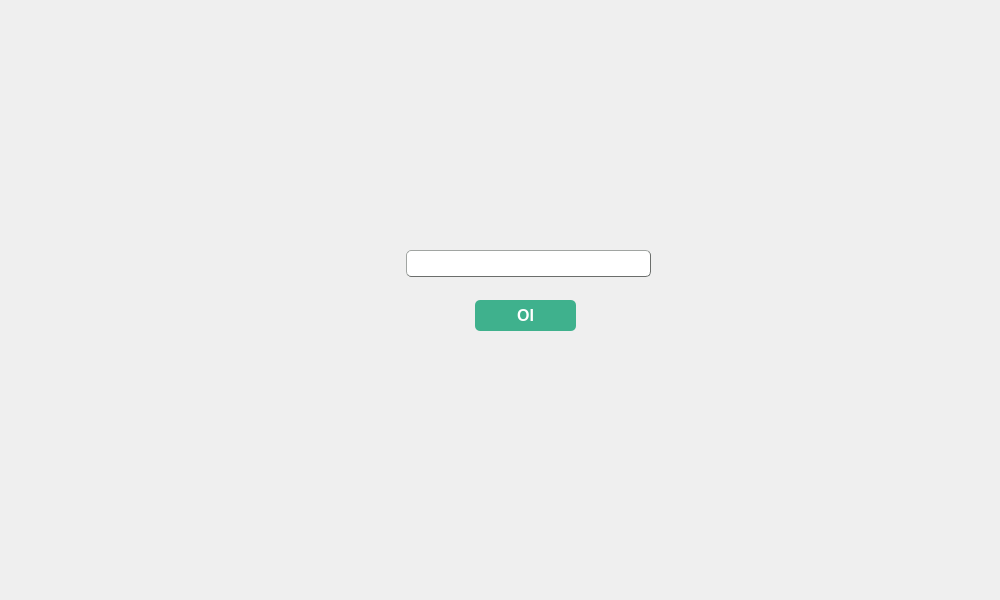
<?xml version="1.0" encoding="UTF-8"?>
<ui version="4.0">
 <class>MainWindow</class>
 <widget class="QMainWindow" name="MainWindow">
  <property name="geometry">
   <rect>
    <x>0</x>
    <y>0</y>
    <width>1000</width>
    <height>600</height>
   </rect>
  </property>
  <property name="windowTitle">
   <string>MainWindow</string>
  </property>
  <widget class="QWidget" name="centralwidget">
   <widget class="QPushButton" name="nome_do_botao">
    <property name="geometry">
     <rect>
      <x>475</x>
      <y>300</y>
      <width>101</width>
      <height>31</height>
     </rect>
    </property>
    <property name="font">
     <font>
      <pointsize>12</pointsize>
      <weight>75</weight>
      <bold>true</bold>
     </font>
    </property>
    <property name="cursor">
     <cursorShape>PointingHandCursor</cursorShape>
    </property>
    <property name="styleSheet">
     <string notr="true">QPushButton {
font: 75 12pt &quot;MS Shell Dlg 2&quot;;
font-weight: bold;
color: #FFFFFF;

background-color: #3FB18D;

border-style: outset;
border-width: 2px;
border-radius: 5px;
border-top: #DADADA;
border-right: #DADADA;
border-bottom: #DADADA;
border-left: #DADADA;
}

QPushButton:pressed {
font: 75 12pt &quot;MS Shell Dlg 2&quot;;
font-weight: bold;
color: #FFFFFF;

background-color: #3FB18D;

border-style: outset;
border-width: 2px;
border-radius: 5px;
border-color: #000000
}

QPushButton:hover{
color: #D3D3D3;
}
</string>
    </property>
    <property name="text">
     <string>OI</string>
    </property>
   </widget>
   <widget class="QLineEdit" name="nome_do_campo">
    <property name="geometry">
     <rect>
      <x>406</x>
      <y>250</y>
      <width>245</width>
      <height>27</height>
     </rect>
    </property>
    <property name="styleSheet">
     <string notr="true">QLineEdit {
font: 11pt &quot;MS Shell Dlg 2&quot;;
background-color: #FFFFFF;
height: 25px;
border-radius: 5px;
border-style: outset;
border-width: 1px;
border-color: #6B6E6C

}</string>
    </property>
    <property name="text">
     <string/>
    </property>
    <property name="alignment">
     <set>Qt::AlignCenter</set>
    </property>
    <property name="readOnly">
     <bool>false</bool>
    </property>
    <property name="placeholderText">
     <string/>
    </property>
   </widget>
  </widget>
 </widget>
 <resources/>
 <connections/>
</ui>
